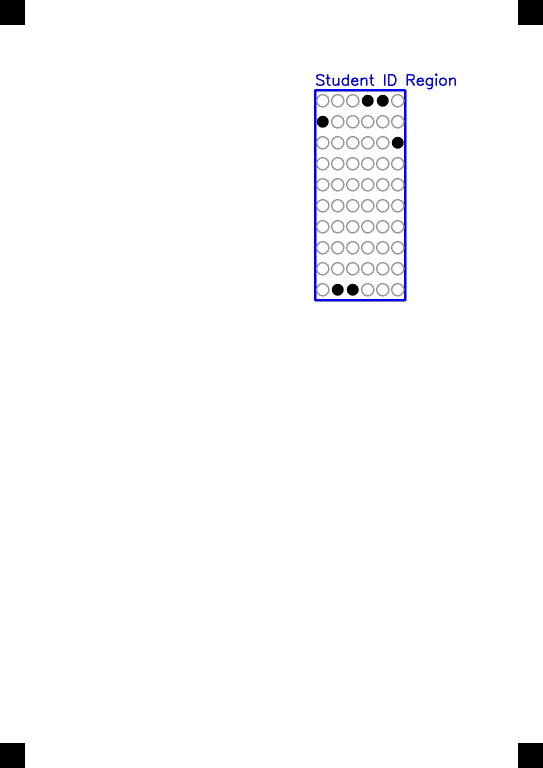
#> input picture test_student_id_image.jpg, 1086 x 1536 px (shown at 1/2 size)
$ python -i marker_based_block_divider.py   (imports and definitions only)
#> lines starting #> are read from the running program, lines starting #| are printed output that depends on the picture; after the words box and inside, x2 and y2 are one past the last pixel; in counts of white or black regions, pixels touching at a corner belong together
#> further down, picture is the input picture: shape (1536, 1086, 3); mean B, G, R 252.1, 251.1, 251.1
"""
Marker-Based Block Divider
Chia form OMR thành các blocks dựa trên markers đã phát hiện
"""

import cv2
import numpy as np
import logging
from pathlib import Path
from typing import Dict, List, Tuple, Any
import json

logger = logging.getLogger(__name__)

class MarkerBasedBlockDivider:
    """
    Chia form OMR thành các blocks dựa trên vị trí markers
    """

    def __init__(self):
        self.debug_dir = Path("data/grading/block_division_debug")
        self.debug_dir.mkdir(parents=True, exist_ok=True)

        # Colors for visualization
        self.colors = {
            'large_marker': (0, 0, 255),      # Red
            'small_marker': (0, 255, 0),      # Green
            'block_border': (255, 0, 0),      # Blue
            'section_border': (0, 255, 255),  # Yellow
            'text': (255, 255, 255)           # White
        }

    # [53 lines left out: function divide_form_into_blocks, not called in this run]

    def save_debug_image(self, image: np.ndarray, filename: str, description: str = ""):
        """
        Lưu debug image với description
        """
        try:
            if not filename.endswith('.jpg'):
                filename += '.jpg'

            filepath = self.debug_dir / filename
            success = cv2.imwrite(str(filepath), image)

            if success:
                logger.info(f"Debug image saved: {filepath} - {description}")
            else:
                logger.error(f"Failed to save debug image: {filepath}")

        except Exception as e:
            logger.error(f"Error saving debug image {filename}: {str(e)}")

    def enhanced_contour_detection(self, image: np.ndarray) -> Dict[str, List[Dict]]:
        """
        Enhanced contour detection giống như trong all_marker_scanner
        """
        logger.info("Running enhanced contour detection...")

        gray = cv2.cvtColor(image, cv2.COLOR_BGR2GRAY) if len(image.shape) == 3 else image

        # Multiple thresholds để tìm marker đen (giống all_marker_scanner)
        _, binary1 = cv2.threshold(gray, 60, 255, cv2.THRESH_BINARY_INV)
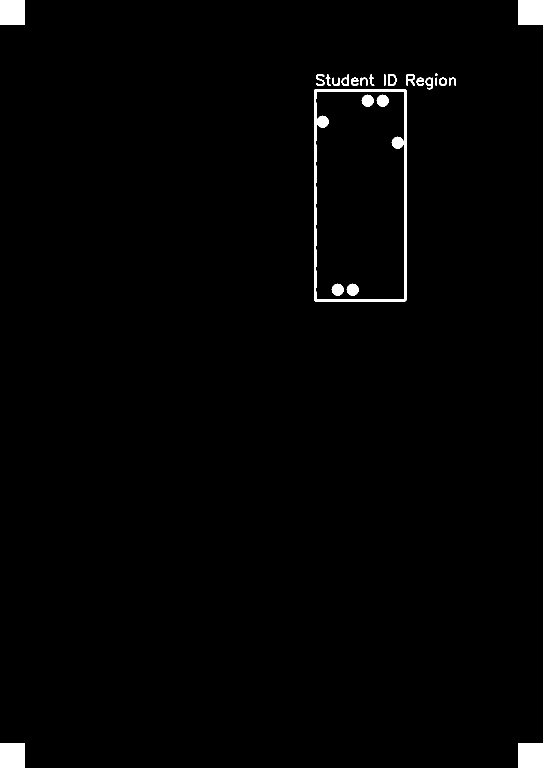
#> binary1: shape (1536, 1086) (shown at 1/2 size); 1.2% white; 25 white regions, largest, box (x1, y1, x2, y2) and area: (628, 178, 813, 603) 6744, (0, 0, 50, 50) 2500, (1036, 0, 1086, 50) 2500
        _, binary2 = cv2.threshold(gray, 100, 255, cv2.THRESH_BINARY_INV)
        _, binary3 = cv2.threshold(gray, 140, 255, cv2.THRESH_BINARY_INV)

        # Adaptive threshold
        binary4 = cv2.adaptiveThreshold(gray, 255, cv2.ADAPTIVE_THRESH_GAUSSIAN_C,
                                       cv2.THRESH_BINARY_INV, 15, 3)
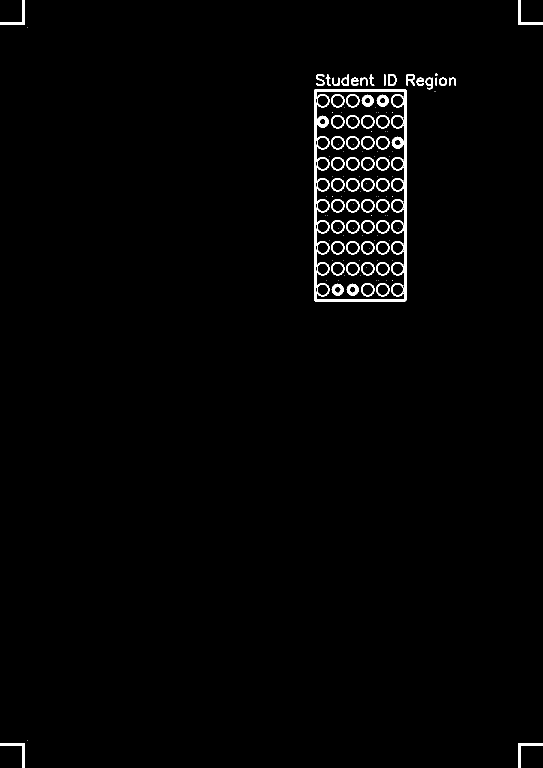
#> binary4: shape (1536, 1086) (shown at 1/2 size); 1.4% white; 149 white regions (70 under 20 px), largest, box (x1, y1, x2, y2) and area: (628, 178, 813, 603) 6542, (0, 0, 50, 50) 564, (1036, 0, 1086, 50) 564

        # Combine tất cả threshold
        binary = cv2.bitwise_or(cv2.bitwise_or(binary1, binary2), cv2.bitwise_or(binary3, binary4))
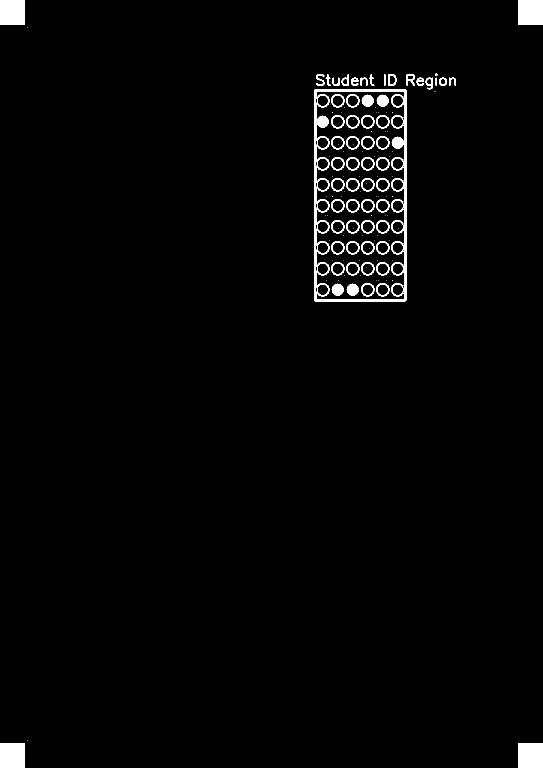
#> binary: shape (1536, 1086) (shown at 1/2 size); 1.9% white; 149 white regions (70 under 20 px), largest, box (x1, y1, x2, y2) and area: (628, 178, 813, 603) 6744, (0, 0, 50, 50) 2500, (1036, 0, 1086, 50) 2500

        # Morphological operations để làm sạch
        kernel = np.ones((5, 5), np.uint8)
        cleaned = cv2.morphologyEx(binary, cv2.MORPH_CLOSE, kernel)
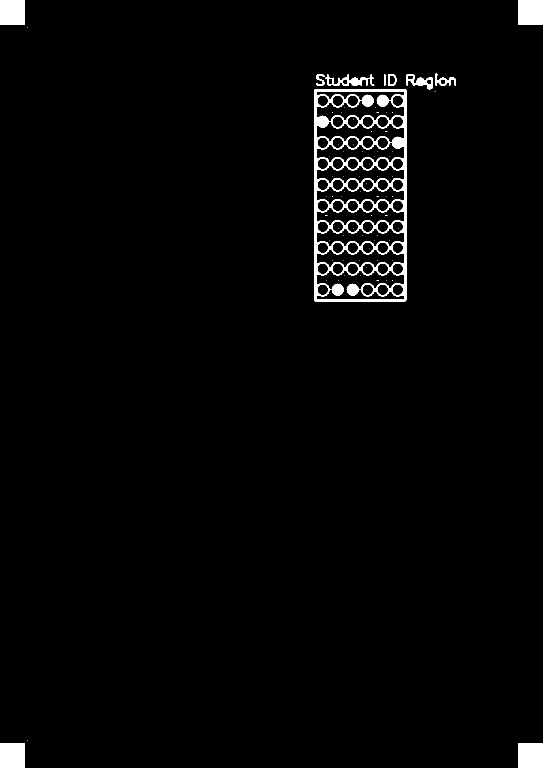
#> cleaned: shape (1536, 1086) (shown at 1/2 size); 2.1% white; 75 white regions (64 under 20 px)

        # Tìm contours
        contours, _ = cv2.findContours(cleaned, cv2.RETR_EXTERNAL, cv2.CHAIN_APPROX_SIMPLE)
#> contours = 14 contours, 3 with area under 20; largest, box (x1, y1, x2, y2) and area: (628, 178, 813, 603) 78008, (1036, 1486, 1086, 1536) 2401, (0, 1486, 50, 1536) 2401, (1036, 0, 1086, 50) 2401, (0, 0, 50, 50) 2401

        # Debug: Vẽ tất cả contours
        all_contours_image = image.copy()
        cv2.drawContours(all_contours_image, contours, -1, (0, 255, 255), 1)
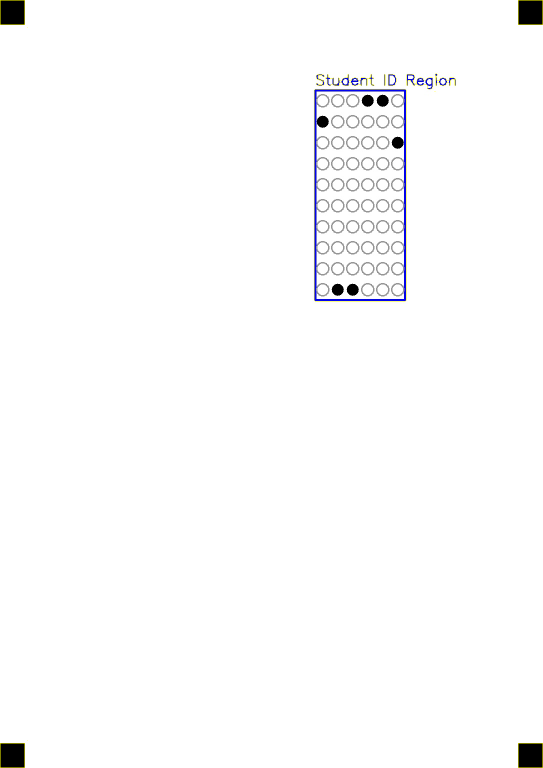
#> all_contours_image: shape (1536, 1086, 3) (shown at 1/2 size); 0.17% of pixels changed, all inside (x1, y1, x2, y2) = (0, 0, 1086, 1536)
        self.save_debug_image(all_contours_image, "01_enhanced_all_contours", f"Enhanced contours: {len(contours)}")

        # Phân loại contours thành large và small markers
        large_markers = []
        small_markers = []

        for i, contour in enumerate(contours):
            area = cv2.contourArea(contour)

            # Lọc theo diện tích
            if area < 25:  # Quá nhỏ
                continue

            # Xấp xỉ contour thành đa giác
            epsilon = 0.02 * cv2.arcLength(contour, True)
            approx = cv2.approxPolyDP(contour, epsilon, True)

            # Kiểm tra có phải hình vuông không
            if len(approx) >= 3:  # Accept triangles and above
                x, y, w, h = cv2.boundingRect(contour)
                aspect_ratio = float(w) / h

                # Tỉ lệ khung hình ≈ 1.0 (vuông)
                if 0.7 <= aspect_ratio <= 1.4:
                    center = (x + w // 2, y + h // 2)

                    # Phân loại large vs small
                    if 180 < area < 300:  # Large marker (giống all_marker_scanner)
                        marker_info = {
                            'id': f"EL{len(large_markers) + 1}",
                            'center': center,
                            'bbox': (x, y, w, h),
                            'area': area,
                            'aspect_ratio': aspect_ratio,
                            'contour': contour.tolist(),
                            'type': 'large',
                            'source': 'enhanced'
                        }
                        large_markers.append(marker_info)

                    elif 25 <= area <= 150:  # Small marker
                        # Additional checks for small markers
                        hull = cv2.convexHull(contour)
                        hull_area = cv2.contourArea(hull)
                        solidity = area / hull_area if hull_area > 0 else 0

                        bbox_area = w * h
                        rectangularity = area / bbox_area if bbox_area > 0 else 0

                        # Circularity check
                        perimeter = cv2.arcLength(contour, True)
                        circularity = 4 * np.pi * area / (perimeter * perimeter) if perimeter > 0 else 0

                        # Filter square-like shapes (not circles)
                        if solidity > 0.75 and rectangularity > 0.65 and circularity < 0.82:
                            marker_info = {
                                'id': f"ES{len(small_markers) + 1}",
                                'center': center,
                                'bbox': (x, y, w, h),
                                'area': area,
                                'aspect_ratio': aspect_ratio,
                                'solidity': solidity,
                                'rectangularity': rectangularity,
                                'circularity': circularity,
                                'contour': contour.tolist(),
                                'type': 'small',
                                'source': 'enhanced'
                            }
                            small_markers.append(marker_info)
#> this loop made 14 passes
#> (area, epsilon, x, y, w, h, aspect_ratio, center) on pass 10: (131, 2.4, 632, 148, 17, 24, 0.708, (640, 160))
#> (area, epsilon, approx, x, y, w, h, aspect_ratio) on passes 1, 2, 13, 14: (2401, 3.92, [[1036, 1486], [1036, 1535], [1085, 1535], [1085, 1486]], 1036, 1486, 50, 50, 1), (2401, 3.92, [[0, 1486], [0, 1535], [49, 1535], [49, 1486]], 0, 1486, 50, 50, 1), (2401, 3.92, [[1036, 0], [1036, 49], [1085, 49], [1085, 0]], 1036, 0, 50, 50, 1), (2401, 3.92, [[0, 0], [0, 49], [49, 49], [49, 0]], 0, 0, 50, 50, 1)
#> after the loop, large_markers = []; small_markers = []

        # Create visualization
        enhanced_image = image.copy()

        # Draw large markers
        for marker in large_markers:
            center = marker['center']
            x, y, w, h = marker['bbox']
            cv2.rectangle(enhanced_image, (x, y), (x + w, y + h), (0, 0, 255), 3)  # Red
            cv2.circle(enhanced_image, center, 8, (0, 0, 255), -1)
            cv2.putText(enhanced_image, marker['id'], (x, y - 10),
                       cv2.FONT_HERSHEY_SIMPLEX, 0.6, (255, 255, 255), 2)
#> this loop made 0 passes

        # Draw small markers
        for marker in small_markers:
            center = marker['center']
            x, y, w, h = marker['bbox']
            cv2.rectangle(enhanced_image, (x, y), (x + w, y + h), (0, 255, 0), 2)  # Green
            cv2.circle(enhanced_image, center, 4, (0, 255, 0), -1)
            cv2.putText(enhanced_image, marker['id'], (x, y - 5),
                       cv2.FONT_HERSHEY_SIMPLEX, 0.4, (255, 255, 255), 1)

        self.save_debug_image(enhanced_image, "02_enhanced_markers_detected",
                             f"Enhanced markers: {len(large_markers)} large + {len(small_markers)} small")

        logger.info(f"Enhanced detection found {len(large_markers)} large + {len(small_markers)} small markers")

        return {
            'large_markers': large_markers,
            'small_markers': small_markers,
            'total_contours': len(contours)
        }

    # [831 lines left out: functions remove_duplicate_markers, analyze_form_layout, divide_main_regions_by_contours, find_natural_breaks, divide_into_contour_based_blocks, create_contour_based_blocks and 19 more, not called in this run]


# Global instance
marker_based_block_divider = MarkerBasedBlockDivider()

>>> import cv2
>>> picture = cv2.imread('../../test_student_id_image.jpg')
>>> result = MarkerBasedBlockDivider().enhanced_contour_detection(picture)
#> result = {'large_markers': [], 'small_markers': [], 'total_contours': 14}
